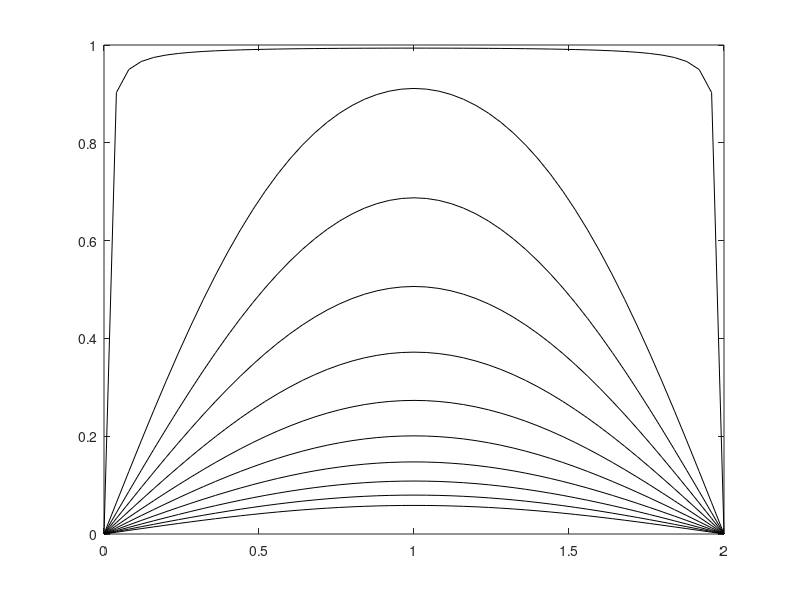

MATLAB code to generate this figure: (Note: this script raises an error after producing the figure.)
%% ME 3001 - Mechanical Engineering Analysis
%
% Tristan Hill - Modified from Dr. Han - summer 2014
%                Modified again        - spring 2015
% 
% Solving Linear, 2nd order Partial Differential Equations
%   using Separation of Variables and the Fourier Series 
%
% Example: 1D Transient Conduction 
%% 

clc
close all
clear all

L=2; %length of solid
n=50;%number of divisions
dx=L/n;%increment of x dimension,(m) 
x=0:dx:L;%x-coordinate

k=400; %conductivity of copper (wire)
cp=400; %specific heat
ro=8000; %density
alpha=sqrt(k/(ro*cp));

M=1; %inital temp

plotT=[]; %store T for ploting afterwards

prof_inc=100; %time between temp profiles

dt=10;
tfinal=10000;
idx=1;

for t=0:dt:tfinal
    sum=0;
    for n=1:100
        sum=sum+(1/n)*(1-cos(n*pi))*sin(n*pi*x/L)*exp(-(alpha*n*pi/L)^2*t);
    end
    
    T=2*M/pi*sum;
    
    if t==0
        plotT=[plotT; T]; %initial temp
        isave=1;
    end
    
    if mod(idx,prof_inc)==0   %plot the temp profile every 50 timesteps
        plotT=[plotT; T]; %save T
    end    
    
    idx=idx+1;
end

%plot the temp profiles
plot(x,plotT,'k');hold on

% %append max and min temp onto each profile to fixing temperature map issue
tmp=[];
[m,n]=size(plotT);
for i=1:m
    tmp=[tmp ; 0 M plotT(i,:)];
end
plotT=tmp;
%append x to make it line up
x=[0 0 x];

% %plot the individual nodes
colors=colormap('hot');
node_colors=round(mapminmax(plotT,1,64));

for i=1:m
    tstr=sprintf('t=%i',i*50*dt);
    text(L/2,plotT(i,round(n/2))+.2,tstr)
    for j=3:n %skip the first 2 points (temp issue above) 
        if mod(j,5)==1
            plot(x(j),plotT(i,j),'Marker','.','MarkerSize',30,'Color',colors(node_colors(i,j),:))
        end
    end
end
xlabel('x')
ylabel('T')
grid on

% %patch the bcs as walls (to be added)
% wall.vertices=[x0-wallw y0-wallh/2
%                    x0-wallw y0+wallh/2
%                    x0 y0+wallh/2
%                    x0 y0-wallh/2
%                    x0-wallw y0-wallh/2  ];
%         wall.faces   = 1:length(wall.vertices);
%         wall.facecolor =cmap(round(T(i)),:);
%         patch(wall)
